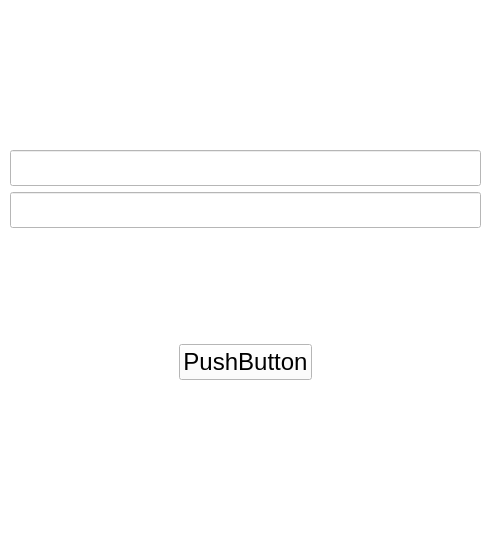
<?xml version="1.0" encoding="UTF-8"?>
<ui version="4.0">
 <class>MainWindow</class>
 <widget class="QMainWindow" name="MainWindow">
  <property name="geometry">
   <rect>
    <x>0</x>
    <y>0</y>
    <width>490</width>
    <height>535</height>
   </rect>
  </property>
  <property name="sizePolicy">
   <sizepolicy hsizetype="Preferred" vsizetype="Fixed">
    <horstretch>0</horstretch>
    <verstretch>0</verstretch>
   </sizepolicy>
  </property>
  <property name="windowTitle">
   <string>MainWindow</string>
  </property>
  <property name="styleSheet">
   <string notr="true">background-color: white;</string>
  </property>
  <widget class="QWidget" name="centralwidget">
   <widget class="QWidget" name="verticalLayoutWidget">
    <property name="geometry">
     <rect>
      <x>10</x>
      <y>150</y>
      <width>471</width>
      <height>341</height>
     </rect>
    </property>
    <layout class="QVBoxLayout" name="verticalLayout">
     <item>
      <widget class="QLineEdit" name="lineEdit_2">
       <property name="font">
        <font>
         <pointsize>18</pointsize>
        </font>
       </property>
      </widget>
     </item>
     <item>
      <widget class="QLineEdit" name="lineEdit">
       <property name="font">
        <font>
         <pointsize>18</pointsize>
        </font>
       </property>
      </widget>
     </item>
     <item alignment="Qt::AlignHCenter|Qt::AlignVCenter">
      <widget class="QPushButton" name="pushButton">
       <property name="font">
        <font>
         <pointsize>18</pointsize>
        </font>
       </property>
       <property name="styleSheet">
        <string notr="true"/>
       </property>
       <property name="text">
        <string>PushButton</string>
       </property>
      </widget>
     </item>
    </layout>
   </widget>
  </widget>
  <widget class="QMenuBar" name="menubar">
   <property name="geometry">
    <rect>
     <x>0</x>
     <y>0</y>
     <width>490</width>
     <height>21</height>
    </rect>
   </property>
  </widget>
  <widget class="QStatusBar" name="statusbar"/>
 </widget>
 <resources/>
 <connections/>
</ui>
